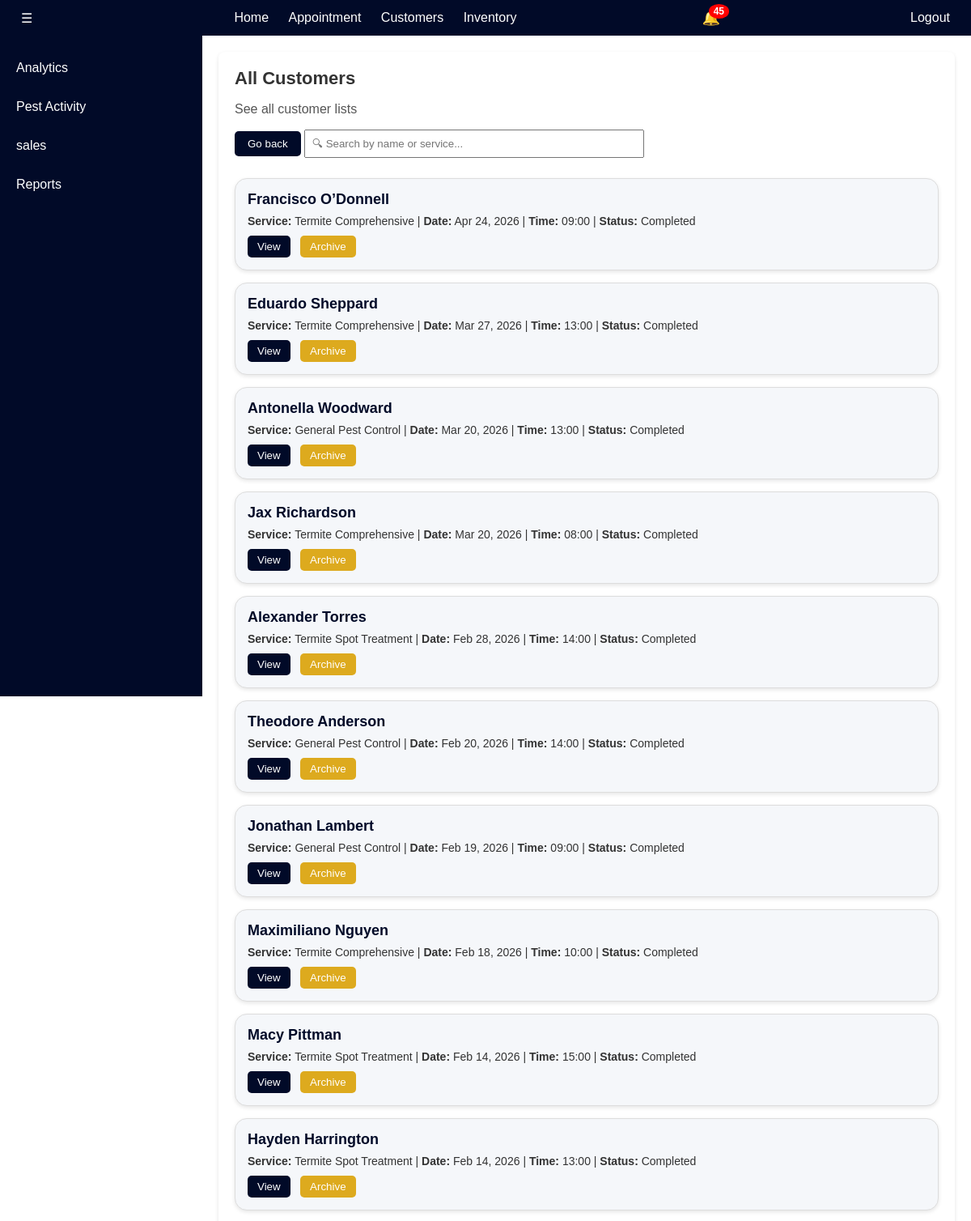
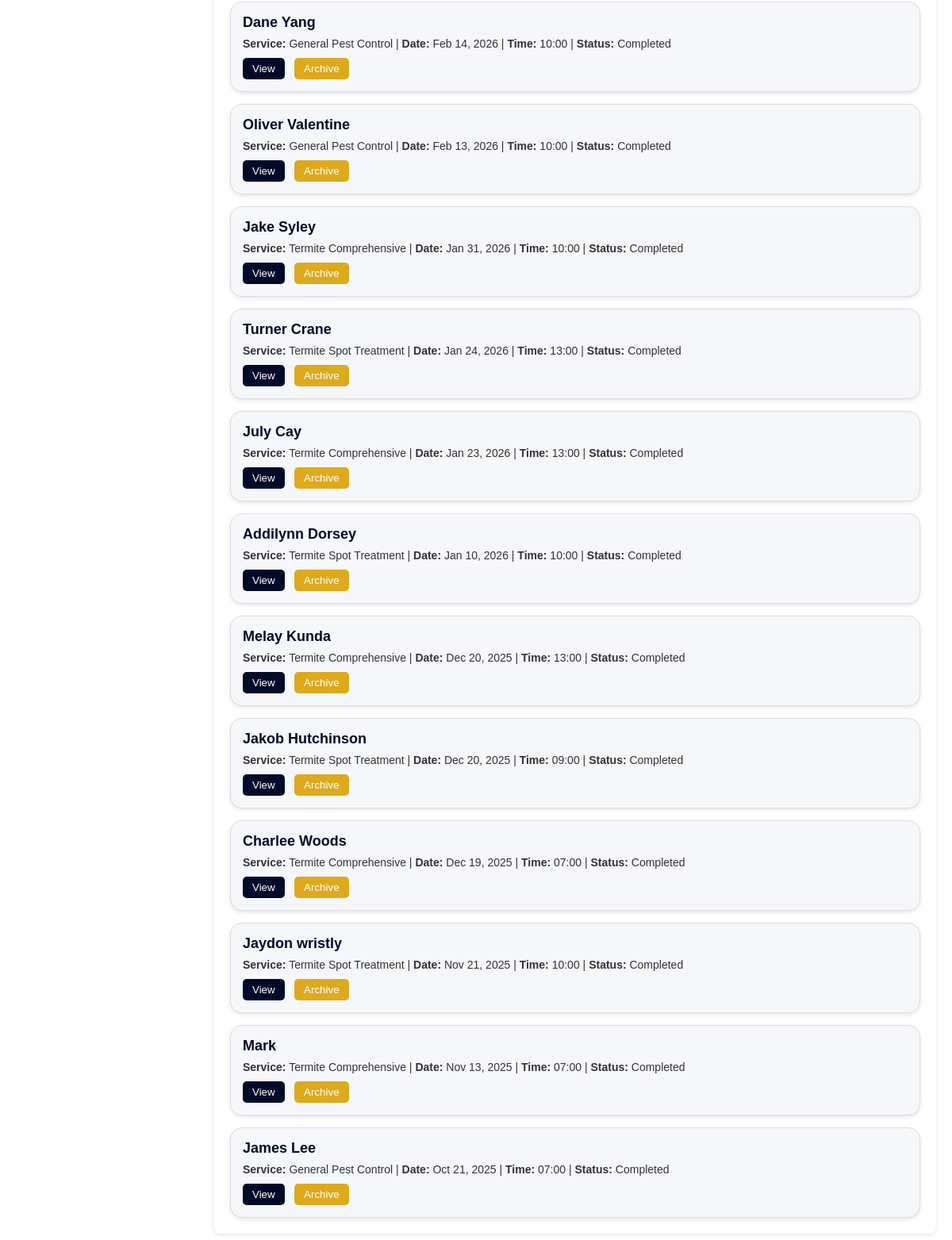
The app's page /customers-review/ (signed in) with its own data (2 pictures, top to bottom).
### services/models.py (models this page shows, shortened)
class Appointment(models.Model):
    user = models.ForeignKey(settings.AUTH_USER_MODEL, on_delete=models.CASCADE, related_name="appointments", null=True, blank=True)
    created_at = models.DateTimeField(auto_now_add=True)
    STATUS_CHOICES = [
        ('Pending', 'Pending'),
        ('Done', 'Done'),
    ]
    client_name = models.CharField(max_length=100)
    client_address = models.TextField()
    land_use_category = models.CharField(
        max_length=50,
        choices=[
            ("Industrial", "Industrial"),
            ("Residential", "Residential"),
            ("Institutional", "Institutional"),
            ("Commercial", "Commercial"),
        ],
        default="Residential"
    )
    email = models.EmailField()
    mobile = models.CharField(max_length=15)
    job_location = models.CharField(max_length=255, blank=True, null=True)
    municipality = models.CharField(max_length=100, blank=True)
    barangay = models.CharField(max_length=100)
    street = models.CharField(max_length=100, blank=True)
    house_number = models.CharField(max_length=50, blank=True)
    total_area = models.DecimalField(max_digits=10, decimal_places=2, null=True, blank=True)
    service = models.CharField(max_length=100)
    date = models.DateField()
    time = models.TimeField()
    contract_period = models.CharField(max_length=100, blank=True)
    payment_method = models.CharField(max_length=50)
    receipt = models.ImageField(upload_to="receipts/", blank=True, null=True)
    estimated_price = models.DecimalField(max_digits=10, decimal_places=2, null=True, blank=True)  # ✅ NEW FIELD
    created_at = models.DateTimeField(auto_now_add=True)
    status = models.CharField(
        max_length=20,
        choices=[("pending", "Pending"), ("in-progress", "In Progress"), ("completed", "Completed")],
        default='Pending'
    )

### services/views.py (the view)
# urls.py: path('customers-review/', views.customers_review, name='customers_review'),
@login_required
def customers_review(request):
    notifications = TechnicianNotification.objects.select_related('technician', 'appointment').all().order_by('-timestamp')
    customer_notifications = CustomerNotification.objects.select_related("appointment").all().order_by('-timestamp')
    customers = (
        Appointment.objects.filter(status="Completed")
        .order_by("-date", "-time")
    )
    return render(request, "admin_pages/customers_review.html", {
        "notifications": notifications,
        "customers": customers,
        "customer_notifications": customer_notifications,
    })

### services/templates/admin_pages/customers_review.html (shortened to what this page needs)
{% load static %}
<!DOCTYPE html>
<html lang="en">
<head>
</head>
<body>
  <div class="sidebar" id="sidebar">
    <button class="close-sidebar" onclick="toggleSidebar()">←</button>
    <a href="{% url 'analytics' %}">Analytics</a>
    <a href="{% url 'pest_activity' %}">Pest Activity</a>
    <a href="{% url 'sales' %}">sales</a>
    <a href="{% url 'reports' %}">Reports</a>
  </div>
  <div class="header">
    <button class="menu-btn" onclick="toggleSidebar()">☰</button>
    <div class="header-nav">
      <a href="{% url 'admin_home' %}">Home</a>
      <a href="{% url 'appointment' %}">Appointment</a>
      <a href="{% url 'customers' %}">Customers</a>
      <a href="{% url 'inventory' %}">Inventory</a>
    </div>
    <div class="notification-wrapper">
      <button onclick="toggleNotificationModal()" class="notification-button">
        🔔
        {% if notifications|length > 0 %}
        <span class="notification-badge">
          {{ notifications|length }}
        </span>
        {% endif %}
      </button>
    </div>
    <form action="{% url 'logout' %}" method="post" style="margin: 0;">
      <button class="logout-btn">Logout</button>
    </form>
  </div>
  <div class="main" id="mainContent">
    <div class="container-box">
        <h1>All Customers</h1>
        <p>See all customer lists</p>
        <button onclick="location.href='{% url 'customers' %}'"
        style="padding:8px 16px;
        background-color:#010A28;
        color:white; border:none;
        border-radius:5px;
        cursor:pointer;
        margin-bottom: 10px;">Go back</button>
        <input type="text" id="searchInput" onkeyup="filterCustomers()" placeholder="🔍︎ Search by name or service..." style="margin-bottom: 10px; padding: 8px; width: 100%; max-width: 400px;">
      <div id="recentCustomerTableBody" class="bubble-container">
        {% for cust in customers %}
          <div class="customer-bubble">
            <h3>{{ cust.client_name }}</h3>
            <p><strong>Service:</strong> {{ cust.service }} |
              <strong>Date:</strong> {{ cust.date|date:"M d, Y" }} |
              <strong>Time:</strong> {{ cust.time|time:"H:i" }} |
              <strong>Status:</strong> {{ cust.status }}
            </p>
            <div class="bubble-actions">
              <button onclick="viewCustomer({{ cust.id }})">View</button>
              <button onclick="deleteCustomer({{ cust.id }})" class="archive-btn">Archive</button>
            </div>
          </div>
        {% empty %}
          <p>No booked or completed appointments yet.</p>
        {% endfor %}
      </div>
    </div>
  </div>
</body>
</html>

### services/templates/admin_pages/customers_review.html (style rules this page uses)
body { margin: 0; font-family: Arial, sans-serif; }
.header { position: sticky; top: 0; z-index: 999; background: #010A28; color: white; padding: 10px 20px; display: flex; justify-content: space-between; align-items: center; }
.menu-btn, .logout-btn { background: none; border: none; color: white; font-size: 16px; cursor: pointer; }
.sidebar { width: 250px; background: #010A28; height: 100vh; position: fixed; top: 0; left: 0; padding-top: 60px; transform: translateX(0); transition: transform 0.3s ease; }
.sidebar a { display: block; padding: 15px 20px; color: white; text-decoration: none; }
.close-sidebar { position: absolute; top: 10px; right: 10px; background: none; border: none; color: white; font-size: 20px; cursor: pointer; }
.main { margin-left: 250px; padding: 20px; transition: margin-left 0.3s ease; }
.header-nav a { margin-left: 20px; color: white; text-decoration: none; }
.container-box { background-color: #ffffff; padding: 20px; margin-bottom: 20px; border-radius: 8px; box-shadow: 0 2px 5px rgba(0, 0, 0, 0.1); }
.container-box h1 { margin-top: 0; font-size: 22px; color: #333; }
.container-box p { color: #555; }
.bubble-container { display: flex; flex-direction: column; gap: 15px; margin-top: 15px; }
.customer-bubble { background: #f5f7fa; border: 1px solid #ddd; padding: 15px; border-radius: 15px; box-shadow: 0 2px 5px rgba(0,0,0,0.1); transition: transform 0.2s; }
.customer-bubble h3 { margin: 0 0 8px; color: #010A28; font-size: 18px; }
.customer-bubble p { margin: 4px 0; font-size: 14px; color: #333; }
.bubble-actions { margin-top: 10px; }
.bubble-actions button { padding: 6px 12px; margin-right: 8px; border: none; border-radius: 5px; cursor: pointer; }
.bubble-actions button:first-child { background: #010A28; color: white; }
.archive-btn { background: #DDAA1E; color: white; }
.notification-wrapper { position: relative; }
.notification-button { position: relative; background: none; border: none; color: white; cursor: pointer; font-size: 18px; }
.notification-badge { position: absolute; top: -5px; right: -5px; background: red; color: white; border-radius: 50%; padding: 2px 6px; font-size: 12px; font-weight: bold; }

### records on screen
Appointment: client_name "Francisco O’Donnell", service "Termite Comprehensive", date "Apr 24, 2026", time "09:00", status "Completed"
Appointment: client_name "Eduardo Sheppard", service "Termite Comprehensive", date "Mar 27, 2026", time "13:00", status "Completed"
Appointment: client_name "Antonella Woodward", service "General Pest Control", date "Mar 20, 2026", time "13:00", status "Completed"
Appointment: client_name "Jax Richardson", service "Termite Comprehensive", date "Mar 20, 2026", time "08:00", status "Completed"
Appointment: client_name "Alexander Torres", service "Termite Spot Treatment", date "Feb 28, 2026", time "14:00", status "Completed"
Appointment: client_name "Theodore Anderson", service "General Pest Control", date "Feb 20, 2026", time "14:00", status "Completed"
Appointment: client_name "Jonathan Lambert", service "General Pest Control", date "Feb 19, 2026", time "09:00", status "Completed"
Appointment: client_name "Maximiliano Nguyen", service "Termite Comprehensive", date "Feb 18, 2026", time "10:00", status "Completed"
Appointment: client_name "Macy Pittman", service "Termite Spot Treatment", date "Feb 14, 2026", time "15:00", status "Completed"
Appointment: client_name "Hayden Harrington", service "Termite Spot Treatment", date "Feb 14, 2026", time "13:00", status "Completed"
Appointment: client_name "Dane Yang", service "General Pest Control", date "Feb 14, 2026", time "10:00", status "Completed"
Appointment: client_name "Oliver Valentine", service "General Pest Control", date "Feb 13, 2026", time "10:00", status "Completed"
Appointment: client_name "Jake Syley", service "Termite Comprehensive", date "Jan 31, 2026", time "10:00", status "Completed"
Appointment: client_name "Turner Crane", service "Termite Spot Treatment", date "Jan 24, 2026", time "13:00", status "Completed"
Appointment: client_name "July Cay", service "Termite Comprehensive", date "Jan 23, 2026", time "13:00", status "Completed"
Appointment: client_name "Addilynn Dorsey", service "Termite Spot Treatment", date "Jan 10, 2026", time "10:00", status "Completed"
Appointment: client_name "Melay Kunda", service "Termite Comprehensive", date "Dec 20, 2025", time "13:00", status "Completed"
Appointment: client_name "Jakob Hutchinson", service "Termite Spot Treatment", date "Dec 20, 2025", time "09:00", status "Completed"
Appointment: client_name "Charlee Woods", service "Termite Comprehensive", date "Dec 19, 2025", time "07:00", status "Completed"
Appointment: client_name "Jaydon wristly", service "Termite Spot Treatment", date "Nov 21, 2025", time "10:00", status "Completed"
Appointment: client_name "Mark", service "Termite Comprehensive", date "Nov 13, 2025", time "07:00", status "Completed"
Appointment: client_name "James Lee", service "General Pest Control", date "Oct 21, 2025", time "07:00", status "Completed"

### other values on screen
{{ notifications|length }} "45"
